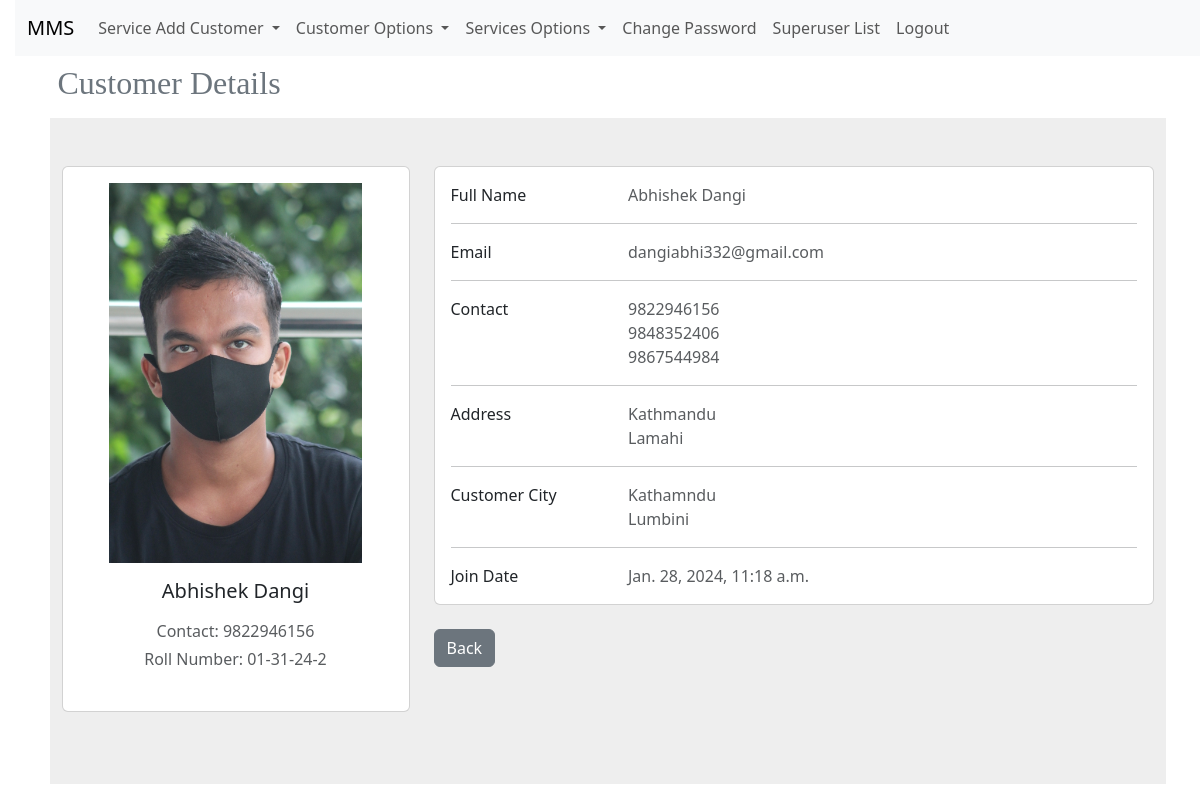
/main/customer/2/ (signed in), run on the app's committed database.
### app/models.py (models this page shows, shortened)
class Customer(models.Model):
    member = models.ForeignKey(User, on_delete=models.CASCADE)
    images = models.ImageField(upload_to="Customer/%Y/%m/%d", blank=False)
    street_address = models.CharField(max_length=255, blank=True, null=True)
    street_address2 = models.CharField(max_length=255, blank=True, null=True)
    city = models.CharField(max_length=100, blank=True, null=True)
    state_province = models.CharField(max_length=100, blank=True, null=True)
    date_of_signature = models.DateTimeField(default=timezone.now)
    contact = models.CharField(max_length=10)
    emergency_contact = models.CharField(max_length=10, blank=True, null=True)
    emergency_contact2 = models.CharField(max_length=10, blank=True, null=True)
    rollnumber = models.CharField(max_length=20, unique=True, editable=False)

### admin_app/views.py (the view)
class AdminCustomerDetailView(DetailView):
    model = Customer
    template_name = "main/customer/customer_profile_view.html"
    context_object_name = "customer"
    pk_url_kwarg = "pk"
    def dispatch(self, request, *args, **kwargs):
        if not request.user.is_superuser:
            return redirect("main")
        return super().dispatch(request, *args, **kwargs)

### template/main/customer/customer_profile_view.html (shortened to what this page needs)
{% extends "main/base.html" %}
{% block content %}
{% load static %}
<h2 class="p-2 text-secondary">Customer Details</h2>
<section style="background-color: #eee;">
     <div class="container py-5">
          <form action="" method="post" name="signup">
               <div class="row">
                    <div class="col-lg-4">
                         <div class="card mb-4">
                              <div class="card-body text-center">
                                   <img src="{{customer.images.url }}" alt="{{freelancer_post.title}}" height="380px">
                                   <h5 class="my-3">{{customer.member.first_name}} {{customer.member.last_name}}</h5>
                                   <p class="text-muted mb-1">Contact: {{customer.contact}}</p>
                                   <p class="text-muted mb-4"> Roll Number: {{customer.rollnumber}}</p>
                              </div>
                         </div>
                    </div>
                    <div class="col-lg-8">
                         <div class="card mb-4">
                              <div class="card-body">
                                   <div class="row">
                                        <div class="col-sm-3">
                                             <p class="mb-0">Full Name</p>
                                        </div>
                                        <div class="col-sm-9">
                                             <p class="text-muted mb-0">{{customer.member.first_name}}
                                                  {{customer.member.last_name}}</p>
                                        </div>
                                   </div>
                                   <hr>
                                   <div class="row">
                                        <div class="col-sm-3">
                                             <p class="mb-0">Email</p>
                                        </div>
                                        <div class="col-sm-9">
                                             <p class="text-muted mb-0">{{customer.member.username}}</p>
                                        </div>
                                   </div>
                                   <hr>
                                   <div class="row">
                                        <div class="col-sm-3">
                                             <p class="mb-0">Contact</p>
                                        </div>
                                        <div class="col-sm-9">
                                             <p class="text-muted mb-0">
                                                  {{customer.contact}}<br>{{customer.emergency_contact}}<br>{{customer.emergency_contact2}}
                                             </p>
                                        </div>
                                   </div>
                                   <hr>
                                   <div class="row">
                                        <div class="col-sm-3">
                                             <p class="mb-0">Address</p>
                                        </div>
                                        <div class="col-sm-9">
                                             <p class="text-muted mb-0">
                                                  {{customer.street_address}}<br>{{customer.street_address2}}</p>
                                        </div>
                                   </div>
                                   <hr>
                                   <div class="row">
                                        <div class="col-sm-3">
                                             <p class="mb-0">Customer City</p>
                                        </div>
                                        <div class="col-sm-9">
                                             <p class="text-muted mb-0">{{customer.city}}<br>{{customer.state_province}}
                                             </p>
                                        </div>
                                   </div>
                                   <hr>
                                   <div class="row">
                                        <div class="col-sm-3">
                                             <p class="mb-0">Join Date</p>
                                        </div>
                                        <div class="col-sm-9">
                                             <p class="text-muted mb-0">{{customer.date_of_signature}}</p>
                                        </div>
                                   </div>
                              </div>
                         </div>
                         <a href="{% url 'all_customer' %}" class="btn btn-secondary">Back</a>
                    </div>
               </div>
          </form>
     </div>
</section>
{% endblock content %}

### static/css/blog.css (style rules this page uses)
body { padding-left: 15px; }
h1, h2, h3, h4 { font-family: "Lobster", cursive; }

### data on the page
Customer: images (picture), member.first_name "Abhishek", member.last_name "Dangi", contact "9822946156", rollnumber "01-31-24-2", member.username "dangiabhi332@gmail.com", emergency_contact "9848352406", emergency_contact2 "9867544984", street_address "Kathmandu", street_address2 "Lamahi", city "Kathamndu", state_province "Lumbini", date_of_signature "Jan. 28, 2024, 11:18 a.m."
